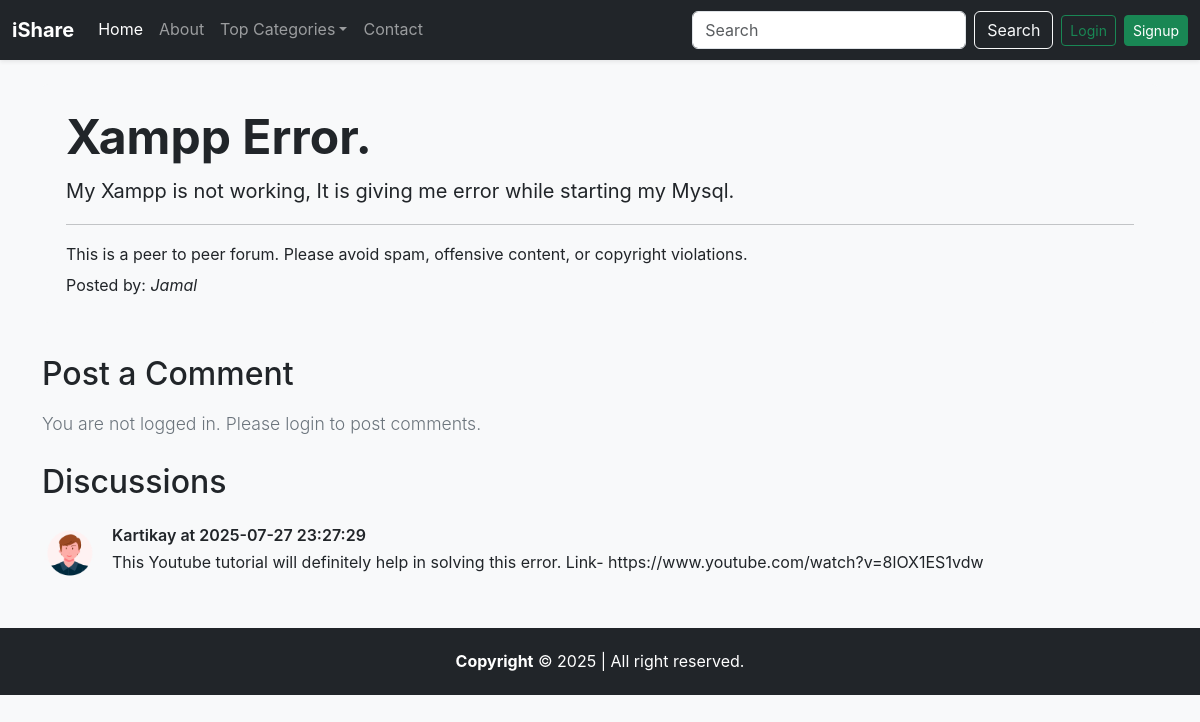
The page /thread.php?threadid=13 on the database its author committed.
### tables this page shows
CREATE TABLE `threads` (
  `thread_id` int(7) NOT NULL,
  `thread_title` varchar(255) NOT NULL,
  `thread_desc` text NOT NULL,
  `thread_cat_id` int(7) NOT NULL,
  `thread_user_id` int(7) NOT NULL,
  `timestamp` datetime NOT NULL DEFAULT current_timestamp()
);

CREATE TABLE `users` (
  `sno` int(8) NOT NULL,
  `user_email` varchar(30) NOT NULL,
  `user_pass` varchar(255) NOT NULL,
  `timestamp` datetime NOT NULL DEFAULT current_timestamp()
);

CREATE TABLE `comments` (
  `comment_id` int(8) NOT NULL,
  `comment_content` text NOT NULL,
  `thread_id` int(8) NOT NULL,
  `comment_by` int(8) NOT NULL,
  `comment_time` datetime NOT NULL DEFAULT current_timestamp()
);

### thread.php (the view, shortened to what this page needs)
<!doctype html>
<html lang="en">
<head>
    <link href="https://cdn.jsdelivr.net/npm/bootstrap@5.3.0/dist/css/bootstrap.min.css" rel="stylesheet">
    <link rel="stylesheet" href="assets/cs/style.css">
</head>
<body>
    <?php include 'partials/_conn.php'; ?>
    <?php include 'partials/_header.php'; ?>
    <?php
    $id = $_GET['threadid'];
    $sql = "SELECT * FROM `threads` WHERE thread_id=$id";
    $result = mysqli_query($conn, $sql);
    while ($row = mysqli_fetch_assoc($result)) {
        $title = $row['thread_title'];
        $desc = $row['thread_desc'];
        $thread_user_id = $row['thread_user_id'];
        $sql2 = "SELECT user_email FROM `users` WHERE sno='$thread_user_id'";
        $result2 = mysqli_query($conn, $sql2);
        $row2 = mysqli_fetch_assoc($result2);
        $posted_by = $row2['user_email'];
    }
    ?>
<?php
    echo'
    <div class="container my-4">
        <div class="p-4 mb-4 bg-light rounded">
            <h1 class="display-5 fw-bold">' . $title . '</h1>
            <p class="fs-5">' . $desc . '</p>
            <hr>
            <p class="mb-1">This is a peer to peer forum. Please avoid spam, offensive content, or copyright violations.</p>
            <p class="mb-0">Posted by: <em>' . htmlspecialchars($posted_by) . '</em></p>
        </div>
    </div>';
?>
    <?php
    if (isset($_SESSION['loggedin']) && $_SESSION['loggedin'] == true) {
        echo '<div class="container">
                <h2 class="py-2">Post a Comment</h2>
                <form action="' . $_SERVER['REQUEST_URI'] . '" method="post">
                    <div class="mb-3">
                        <label for="comment" class="form-label">Type your comment</label>
                        <textarea class="form-control" id="comment" name="comment" rows="3" required></textarea>
                        <input type="hidden" name="sno" value="' . $_SESSION["sno"] . '">
                    </div>
                    <button type="submit" class="btn btn-success">Post Comment</button>
                </form>
              </div>';
    } else {
        echo '<div class="container">
                <h2 class="py-2">Post a Comment</h2>
                <p class="lead">You are not logged in. Please <a href="" data-bs-toggle="modal" data-bs-target="#loginModal"">login</a> to post comments.</p>
              </div>';
    }
    ?>
    <div class="container mb-5" id="ques">
        <h2 class="py-2">Discussions</h2>
        <?php
        $sql = "SELECT * FROM `comments` WHERE thread_id=$id";
        $result = mysqli_query($conn, $sql);
        while ($row = mysqli_fetch_assoc($result)) {
            $content = $row['comment_content'];
            $comment_time = $row['comment_time'];
            $comment_by = $row['comment_by'];
            $sql2 = "SELECT user_email FROM `users` WHERE sno='$comment_by'";
            $result2 = mysqli_query($conn, $sql2);
            $row2 = mysqli_fetch_assoc($result2);
            $comment_user_email = $row2['user_email'];
            echo '<div class="d-flex align-items-start my-3">
                    <img src="assets/images/img/boy.png" width="54" class="me-3" alt="user">
                    <div>
                        <h6 class="mb-1 fw-semibold">' . htmlspecialchars($comment_user_email) . ' at ' . $comment_time . '</h6>
                        <p class="mb-0">' . htmlspecialchars($content) . '</p>
                    </div>
                  </div>';
        }
        ?>
    </div>
    <?php include 'partials/_footer.php'; ?>
</body>
</html>

### partials/_header.php (shortened to what this page needs)
<?php
echo '
<nav class="navbar navbar-expand-lg navbar-dark bg-dark shadow-sm">
    <div class="container-fluid">
        <a class="navbar-brand fw-bold" href="/Forum">iShare</a>
        <button class="navbar-toggler" type="button" data-bs-toggle="collapse" data-bs-target="#navbarSupportedContent"
                aria-controls="navbarSupportedContent" aria-expanded="false" aria-label="Toggle navigation">
            <span class="navbar-toggler-icon"></span>
        </button>
        <div class="collapse navbar-collapse" id="navbarSupportedContent">
            <ul class="navbar-nav me-auto mb-2 mb-lg-0">
                <li class="nav-item">
                    <a class="nav-link active" aria-current="page" href="/Forum">Home</a>
                </li>
                <li class="nav-item">
                    <a class="nav-link" href="about.php">About</a>
                </li>
                <li class="nav-item dropdown">
                    <a class="nav-link dropdown-toggle" href="#" role="button" data-bs-toggle="dropdown"
                       aria-expanded="false">Top Categories</a>
                    <ul class="dropdown-menu">';
echo '
                    </ul>
                </li>
                <li class="nav-item">
                    <a class="nav-link" href="contact.php">Contact</a>
                </li>
            </ul>
            <div class="d-flex align-items-center ms-auto">';
if (isset($_SESSION['loggedin']) && $_SESSION['loggedin'] == true) {
    echo '
                <form class="d-flex me-3 m-0" role="search" method="get" action="search.php">
                    <input class="form-control me-2" name="query" type="search" placeholder="Search" aria-label="Search">
                    <button class="btn btn-outline-light" type="submit">Search</button>
                </form>
                <span class="text-light me-3">Welcome, <strong>' . htmlspecialchars($_SESSION['useremail']) . '</strong></span>
                <a href="partials/_logout.php" class="btn btn-sm btn-outline-warning">Logout</a>';
} else {
    echo '
                <form class="d-flex me-2 m-0" role="search" method="get" action="search.php">
                    <input class="form-control me-2" type="search" name="query" placeholder="Search" aria-label="Search">
                    <button class="btn btn-outline-light" type="submit">Search</button>
                </form>
                <button class="btn btn-sm btn-outline-success me-2" data-bs-toggle="modal" data-bs-target="#loginModal">Login</button>
                <button class="btn btn-sm btn-success" data-bs-toggle="modal" data-bs-target="#signupModal">Signup</button>';
}
echo '
            </div>
        </div>
    </div>
</nav>';
?>

### partials/_footer.php
<?php echo '<footer class="footer">
    <div class="container d-flex justify-content-center align-items-center">
      <div>
        <strong>Copyright</strong> &copy; 2025 | All right reserved.
      </div>
    </div>
  </footer>'; ?>

### assets/cs/style.css (style rules this page uses)
body { font-family: 'Inter', sans-serif; background-color: #f8f9fa; color: #212529; line-height: 1.7; }
.lead { font-size: 1.1rem; color: #6c757d; }
ul { padding-left: 1.5rem; }
a { text-decoration: none; color: inherit; }
.form-control, .form-control:focus { box-shadow: none; }
.footer { background-color: #212529; color: #fff; padding: 20px 0; text-align: center; position: relative; bottom: 0; left: 0; width: 100%; margin-top: 40px; }

### rows shown on the page
threads: thread_title "Xampp Error.", thread_desc "My Xampp is not working, It is giving me error while starting my Mysql."
users: user_email "Jamal"
comments: users.user_email "Kartikay", comment_time "2025-07-27 23:27:29", comment_content "This Youtube tutorial will definitely help in solving this error. Link- https://www.youtube.com/watch?v=8lOX1ES1vdw"
